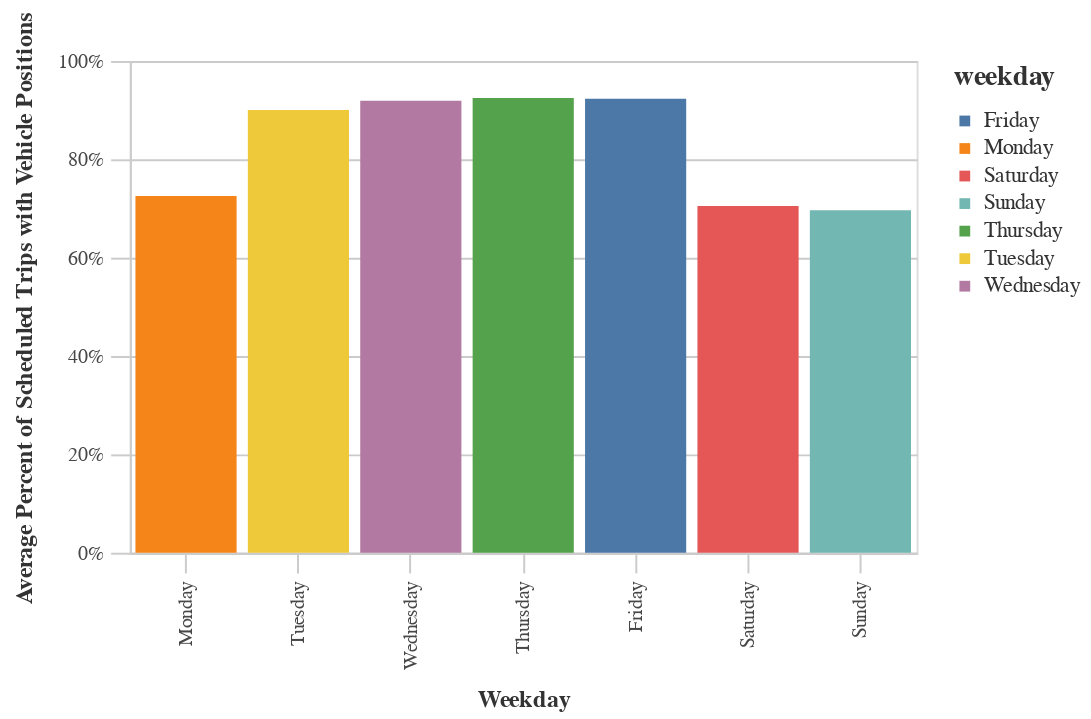

Notebook cell for this chart:
### Code cell
bar = alt.Chart(week).mark_bar().encode(
    x=alt.X('weekday', title=utils.labeling('weekday'), sort=cats_day),
    y=alt.Y('avg_pct_w_vp:Q', title=utils.labeling('avg_pct_w_vp'), axis=alt.Axis(format='%')),
    color="weekday")
chart = styleguide.preset_chart_config(bar)
chart

### Figure 1 — Vega-Lite specification as saved in the notebook (floating-point values rounded to 4 significant figures)
{"config": {"view": {"continuousWidth": 400, "continuousHeight": 300}, "axis": {"domainColor": "#cbcbcb", "grid": true, "gridColor": "#cbcbcb", "gridWidth": 1, "labelColor": "#474747", "labelFont": "Nunito Sans", "labelFontSize": 10, "labelPadding": 4, "tickColor": "#cbcbcb", "tickSize": 10, "titleColor": "#333", "titleFont": "Raleway", "titleFontSize": 12, "titlePadding": 10}, "axisBand": {"grid": false}, "background": "white", "font": "Raleway", "header": {"labelFont": "Nunito Sans", "titleFont": "Raleway"}, "legend": {"labelColor": "#333", "labelFont": "Nunito Sans", "labelFontSize": 11, "labelLimit": 0, "padding": 1, "symbolSize": 30, "symbolType": "square", "titleColor": "#333", "titleFont": "Raleway", "titleFontSize": 14, "titlePadding": 10}, "title": {"anchor": "middle", "font": "Raleway", "fontSize": 18, "fontWeight": 300, "offset": 20}}, "data": {"name": "data-04b2430f18c73cc44f1b0d4ee46702ac"}, "mark": "bar", "encoding": {"color": {"field": "weekday", "type": "nominal"}, "x": {"field": "weekday", "sort": ["Monday", "Tuesday", "Wednesday", "Thursday", "Friday", "Saturday", "Sunday"], "title": "Weekday", "type": "nominal"}, "y": {"axis": {"format": "%"}, "field": "avg_pct_w_vp", "title": "Average Percent of Scheduled Trips with Vehicle Positions", "type": "quantitative"}}, "height": 250, "width": 400, "$schema": "https://vega.github.io/schema/vega-lite/v4.17.0.json", "datasets": {"data-04b2430f18c73cc44f1b0d4ee46702ac": [{"weekday": "Monday", "avg_pct_w_vp": 0.7252}, {"weekday": "Tuesday", "avg_pct_w_vp": 0.9004}, {"weekday": "Wednesday", "avg_pct_w_vp": 0.919}, {"weekday": "Thursday", "avg_pct_w_vp": 0.9245}, {"weekday": "Friday", "avg_pct_w_vp": 0.9231}, {"weekday": "Saturday", "avg_pct_w_vp": 0.7051}, {"weekday": "Sunday", "avg_pct_w_vp": 0.6963}]}}
